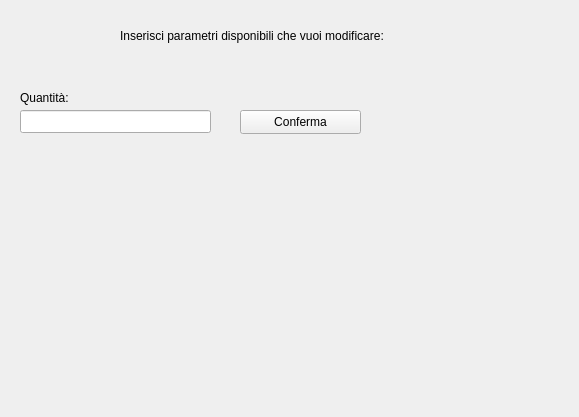
<?xml version="1.0" encoding="UTF-8"?>
<ui version="4.0">
 <class>ModificaFumetto</class>
 <widget class="QWidget" name="ModificaFumetto">
  <property name="geometry">
   <rect>
    <x>0</x>
    <y>0</y>
    <width>579</width>
    <height>417</height>
   </rect>
  </property>
  <property name="windowTitle">
   <string>Modifica Fumetto</string>
  </property>
  <widget class="QLabel" name="label">
   <property name="geometry">
    <rect>
     <x>120</x>
     <y>20</y>
     <width>361</width>
     <height>31</height>
    </rect>
   </property>
   <property name="text">
    <string>Inserisci parametri disponibili che vuoi modificare:</string>
   </property>
  </widget>
  <widget class="QLabel" name="label_2">
   <property name="geometry">
    <rect>
     <x>20</x>
     <y>90</y>
     <width>121</width>
     <height>16</height>
    </rect>
   </property>
   <property name="text">
    <string>Quantità:</string>
   </property>
  </widget>
  <widget class="QLineEdit" name="line_quantita">
   <property name="geometry">
    <rect>
     <x>20</x>
     <y>110</y>
     <width>191</width>
     <height>23</height>
    </rect>
   </property>
  </widget>
  <widget class="QPushButton" name="btn_quantita">
   <property name="geometry">
    <rect>
     <x>240</x>
     <y>110</y>
     <width>121</width>
     <height>24</height>
    </rect>
   </property>
   <property name="text">
    <string>Conferma</string>
   </property>
  </widget>
 </widget>
 <resources/>
 <connections/>
</ui>
